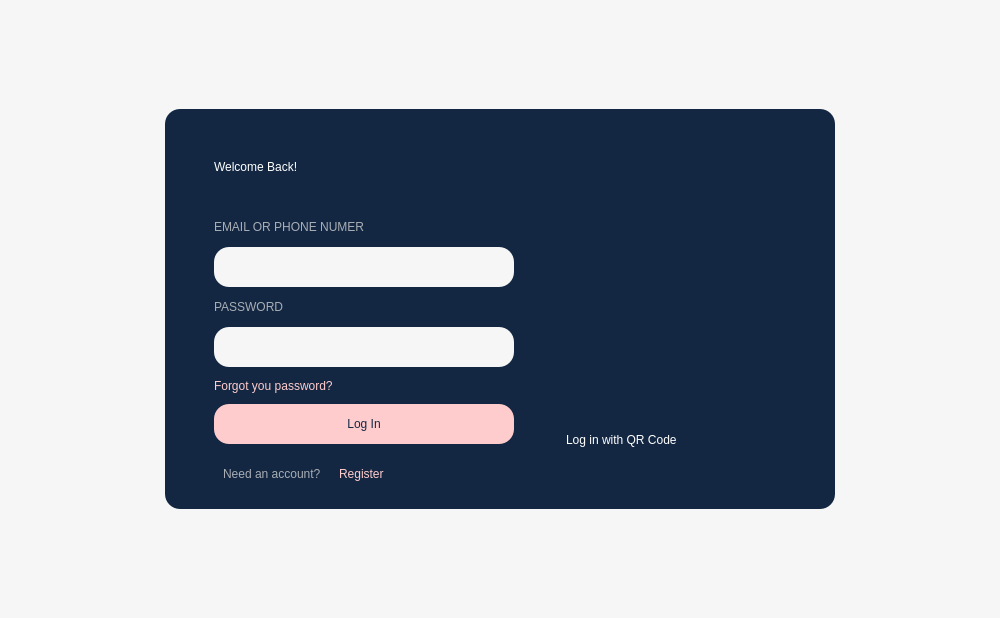
<?xml version="1.0" encoding="UTF-8"?>
<ui version="4.0">
 <class>MainWindow</class>
 <widget class="QMainWindow" name="MainWindow">
  <property name="geometry">
   <rect>
    <x>0</x>
    <y>0</y>
    <width>1000</width>
    <height>618</height>
   </rect>
  </property>
  <property name="windowTitle">
   <string>MainWindow</string>
  </property>
  <property name="styleSheet">
   <string notr="true">background-color: #F6F6F6;
</string>
  </property>
  <widget class="QWidget" name="centralwidget">
   <layout class="QGridLayout" name="gridLayout">
    <item row="1" column="0">
     <widget class="QWidget" name="widget_5" native="true">
      <property name="minimumSize">
       <size>
        <width>150</width>
        <height>0</height>
       </size>
      </property>
      <property name="maximumSize">
       <size>
        <width>150</width>
        <height>16777215</height>
       </size>
      </property>
      <property name="styleSheet">
       <string notr="true">background-color: rgba( 255, 255, 255, 0% )</string>
      </property>
     </widget>
    </item>
    <item row="1" column="2">
     <widget class="QWidget" name="widget_3" native="true">
      <property name="minimumSize">
       <size>
        <width>150</width>
        <height>0</height>
       </size>
      </property>
      <property name="maximumSize">
       <size>
        <width>150</width>
        <height>16777215</height>
       </size>
      </property>
      <property name="styleSheet">
       <string notr="true">background-color: rgba( 255, 255, 255, 0% )</string>
      </property>
     </widget>
    </item>
    <item row="1" column="1">
     <widget class="QWidget" name="widget" native="true">
      <property name="minimumSize">
       <size>
        <width>600</width>
        <height>400</height>
       </size>
      </property>
      <property name="maximumSize">
       <size>
        <width>900</width>
        <height>600</height>
       </size>
      </property>
      <property name="styleSheet">
       <string notr="true">background-color: #132742;
border-radius: 15px;</string>
      </property>
      <layout class="QHBoxLayout" name="horizontalLayout">
       <item>
        <widget class="QWidget" name="widget_6" native="true">
         <layout class="QVBoxLayout" name="verticalLayout">
          <property name="leftMargin">
           <number>40</number>
          </property>
          <item>
           <widget class="QLabel" name="label">
            <property name="minimumSize">
             <size>
              <width>0</width>
              <height>80</height>
             </size>
            </property>
            <property name="maximumSize">
             <size>
              <width>300</width>
              <height>80</height>
             </size>
            </property>
            <property name="contextMenuPolicy">
             <enum>Qt::NoContextMenu</enum>
            </property>
            <property name="layoutDirection">
             <enum>Qt::LeftToRight</enum>
            </property>
            <property name="styleSheet">
             <string notr="true">font: 700 24pt &quot;Arial&quot;;
color: #ffffff;
</string>
            </property>
            <property name="text">
             <string>Welcome Back!</string>
            </property>
            <property name="scaledContents">
             <bool>false</bool>
            </property>
            <property name="wordWrap">
             <bool>false</bool>
            </property>
           </widget>
          </item>
          <item>
           <widget class="QLabel" name="lblEmail">
            <property name="enabled">
             <bool>true</bool>
            </property>
            <property name="minimumSize">
             <size>
              <width>0</width>
              <height>28</height>
             </size>
            </property>
            <property name="maximumSize">
             <size>
              <width>16777215</width>
              <height>28</height>
             </size>
            </property>
            <property name="styleSheet">
             <string notr="true">font: 700 10pt &quot;Segoe UI&quot;;
color: #A9ADB5;</string>
            </property>
            <property name="text">
             <string>EMAIL OR PHONE NUMER</string>
            </property>
            <property name="scaledContents">
             <bool>true</bool>
            </property>
           </widget>
          </item>
          <item>
           <widget class="QLineEdit" name="txtEmail">
            <property name="minimumSize">
             <size>
              <width>300</width>
              <height>40</height>
             </size>
            </property>
            <property name="maximumSize">
             <size>
              <width>450</width>
              <height>40</height>
             </size>
            </property>
            <property name="baseSize">
             <size>
              <width>20</width>
              <height>20</height>
             </size>
            </property>
            <property name="styleSheet">
             <string notr="true">background-color: #F6F6F6;
color: #132742;
font: 11pt &quot;Segoe UI&quot;;</string>
            </property>
           </widget>
          </item>
          <item>
           <widget class="QLabel" name="lblPassword">
            <property name="enabled">
             <bool>true</bool>
            </property>
            <property name="minimumSize">
             <size>
              <width>0</width>
              <height>28</height>
             </size>
            </property>
            <property name="maximumSize">
             <size>
              <width>16777215</width>
              <height>28</height>
             </size>
            </property>
            <property name="styleSheet">
             <string notr="true">font: 700 10pt &quot;Segoe UI&quot;;
color: #A9ADB5;</string>
            </property>
            <property name="text">
             <string>PASSWORD</string>
            </property>
           </widget>
          </item>
          <item>
           <widget class="QLineEdit" name="txtPassword">
            <property name="minimumSize">
             <size>
              <width>300</width>
              <height>40</height>
             </size>
            </property>
            <property name="maximumSize">
             <size>
              <width>450</width>
              <height>40</height>
             </size>
            </property>
            <property name="styleSheet">
             <string notr="true">background-color: #F6F6F6;
color: #132742;
font: 11pt &quot;Segoe UI&quot;;</string>
            </property>
            <property name="frame">
             <bool>false</bool>
            </property>
            <property name="echoMode">
             <enum>QLineEdit::Normal</enum>
            </property>
           </widget>
          </item>
          <item>
           <widget class="QLabel" name="label_5">
            <property name="minimumSize">
             <size>
              <width>0</width>
              <height>25</height>
             </size>
            </property>
            <property name="maximumSize">
             <size>
              <width>16777215</width>
              <height>25</height>
             </size>
            </property>
            <property name="styleSheet">
             <string notr="true">color: #FFCCCD;
font: 700 11pt &quot;Segoe UI&quot;;</string>
            </property>
            <property name="text">
             <string>Forgot you password?</string>
            </property>
           </widget>
          </item>
          <item>
           <widget class="QPushButton" name="btnLogin">
            <property name="minimumSize">
             <size>
              <width>300</width>
              <height>40</height>
             </size>
            </property>
            <property name="maximumSize">
             <size>
              <width>450</width>
              <height>40</height>
             </size>
            </property>
            <property name="styleSheet">
             <string notr="true">background-color: #FFCCCD;
font: 700 11pt &quot;Arial&quot;;
color: #132742;
</string>
            </property>
            <property name="text">
             <string>Log In</string>
            </property>
           </widget>
          </item>
          <item>
           <widget class="QWidget" name="widget_8" native="true">
            <property name="minimumSize">
             <size>
              <width>0</width>
              <height>40</height>
             </size>
            </property>
            <property name="maximumSize">
             <size>
              <width>16777215</width>
              <height>40</height>
             </size>
            </property>
            <layout class="QHBoxLayout" name="horizontalLayout_2">
             <item>
              <widget class="QLabel" name="label_6">
               <property name="minimumSize">
                <size>
                 <width>110</width>
                 <height>30</height>
                </size>
               </property>
               <property name="maximumSize">
                <size>
                 <width>110</width>
                 <height>30</height>
                </size>
               </property>
               <property name="styleSheet">
                <string notr="true">color: #A9ADB5;
font: 700 10pt &quot;Segoe UI&quot;;</string>
               </property>
               <property name="text">
                <string>Need an account?</string>
               </property>
              </widget>
             </item>
             <item>
              <widget class="QLabel" name="label_7">
               <property name="minimumSize">
                <size>
                 <width>0</width>
                 <height>30</height>
                </size>
               </property>
               <property name="maximumSize">
                <size>
                 <width>16777215</width>
                 <height>30</height>
                </size>
               </property>
               <property name="styleSheet">
                <string notr="true">color: #FFCCCD;
font: 700 10pt &quot;Segoe UI&quot;;</string>
               </property>
               <property name="text">
                <string>Register</string>
               </property>
              </widget>
             </item>
            </layout>
           </widget>
          </item>
         </layout>
        </widget>
       </item>
       <item>
        <widget class="QWidget" name="widget_7" native="true">
         <property name="minimumSize">
          <size>
           <width>300</width>
           <height>0</height>
          </size>
         </property>
         <property name="maximumSize">
          <size>
           <width>300</width>
           <height>16777215</height>
          </size>
         </property>
         <layout class="QVBoxLayout" name="verticalLayout_2">
          <property name="leftMargin">
           <number>40</number>
          </property>
          <property name="topMargin">
           <number>50</number>
          </property>
          <property name="rightMargin">
           <number>40</number>
          </property>
          <item>
           <widget class="QLabel" name="label_4">
            <property name="minimumSize">
             <size>
              <width>200</width>
              <height>200</height>
             </size>
            </property>
            <property name="maximumSize">
             <size>
              <width>200</width>
              <height>200</height>
             </size>
            </property>
            <property name="text">
             <string/>
            </property>
            <property name="pixmap">
             <pixmap>img/Screenshot 2023-06-20 174859.png</pixmap>
            </property>
            <property name="scaledContents">
             <bool>true</bool>
            </property>
           </widget>
          </item>
          <item>
           <widget class="QWidget" name="widget_9" native="true">
            <widget class="QLabel" name="label_8">
             <property name="geometry">
              <rect>
               <x>0</x>
               <y>50</y>
               <width>211</width>
               <height>31</height>
              </rect>
             </property>
             <property name="styleSheet">
              <string notr="true">font: 700 16pt &quot;Arial&quot;;
color: #ffffff;
</string>
             </property>
             <property name="text">
              <string>Log in with QR Code</string>
             </property>
            </widget>
           </widget>
          </item>
         </layout>
        </widget>
       </item>
      </layout>
     </widget>
    </item>
    <item row="0" column="1">
     <widget class="QWidget" name="widget_4" native="true">
      <property name="minimumSize">
       <size>
        <width>0</width>
        <height>80</height>
       </size>
      </property>
      <property name="styleSheet">
       <string notr="true">background-color: rgba( 255, 255, 255, 0% )</string>
      </property>
      <layout class="QHBoxLayout" name="horizontalLayout_3"/>
     </widget>
    </item>
    <item row="2" column="1">
     <widget class="QWidget" name="widget_2" native="true">
      <property name="minimumSize">
       <size>
        <width>0</width>
        <height>80</height>
       </size>
      </property>
      <property name="layoutDirection">
       <enum>Qt::LeftToRight</enum>
      </property>
      <property name="styleSheet">
       <string notr="true">background-color: rgba( 255, 255, 255, 0% )</string>
      </property>
     </widget>
    </item>
   </layout>
  </widget>
 </widget>
 <resources/>
 <connections/>
</ui>
